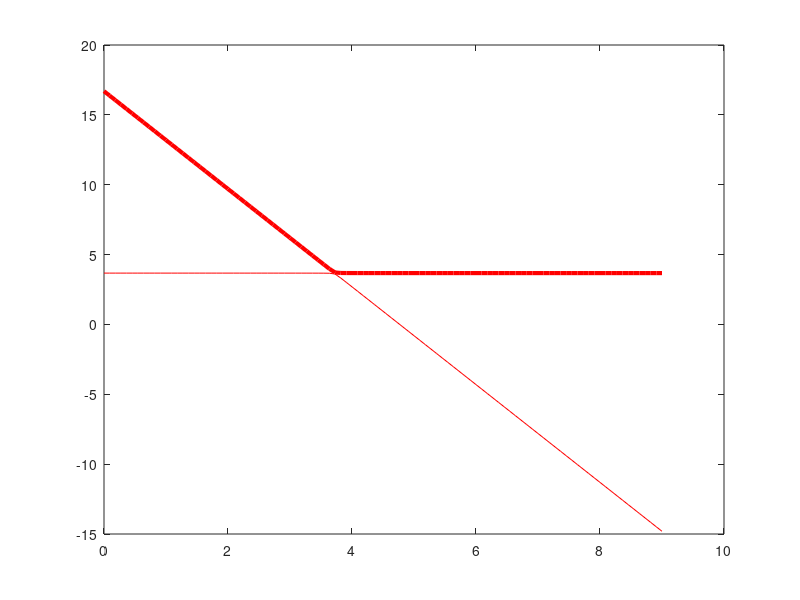

Write the MATLAB code that produced this figure.
B = linspace(0,9,100);
Br = 3.72;
m = 7/2;
hbar = 1;
Delt = -m*(B-Br)/hbar;
wc = 3.674;
gc = 0.055;
gamma = 0.1;
w = wc - gc^2.*Delt./(Delt.^2+gamma^2);
hp1 = plot(B,w,'-k','LineWidth',3);
wp = wc + Delt./2 + sqrt(Delt.^2+4*gc^2)/2;
wm = wc + Delt./2 - sqrt(Delt.^2+4*gc^2)/2;
hp2 = plot(B,wm,'-r',B,wp,'-r','LineWidth',3);